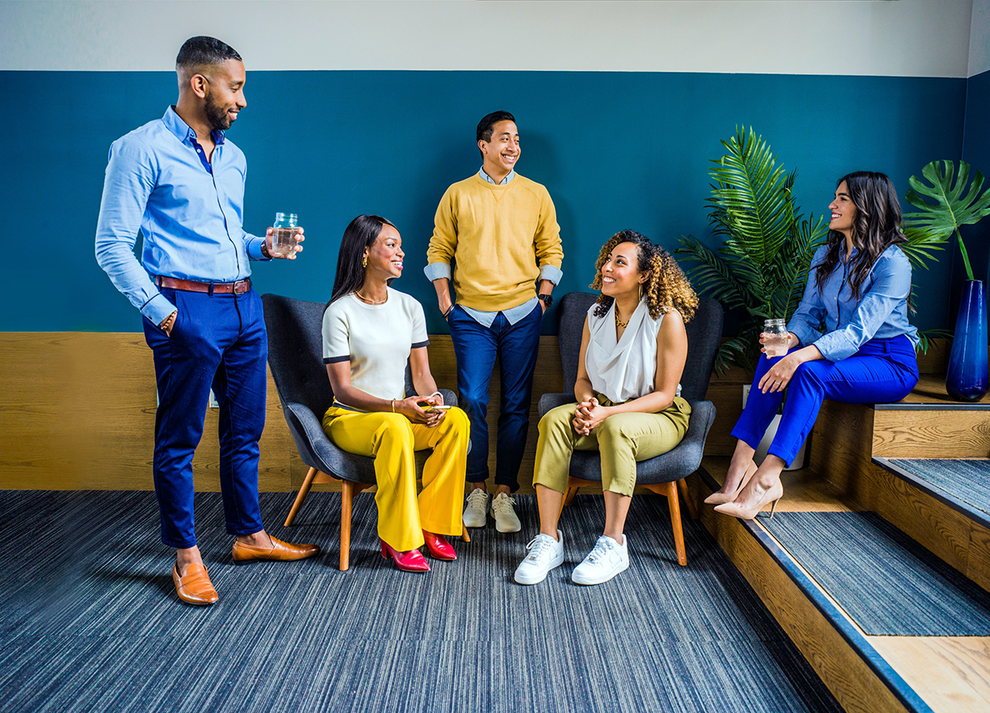
#> input picture group.png, 990 x 713 px, shrunk from 1188 x 855 before the run
$ jupyter execute 'inpainting_basic 2.ipynb'   (shell and % lines are left out)
#> lines starting #> are read from the running program, lines starting #| are printed output that depends on the picture
[cell 1]
import numpy as np
import cv2 as cv
from matplotlib import pyplot as plt

[cell 2]
img = cv.imread('group.png')
#> img is the input picture: shape (713, 990, 3); mean B, G, R 113.5, 105.8, 85
mask = cv.imread('s4.jpeg',0)
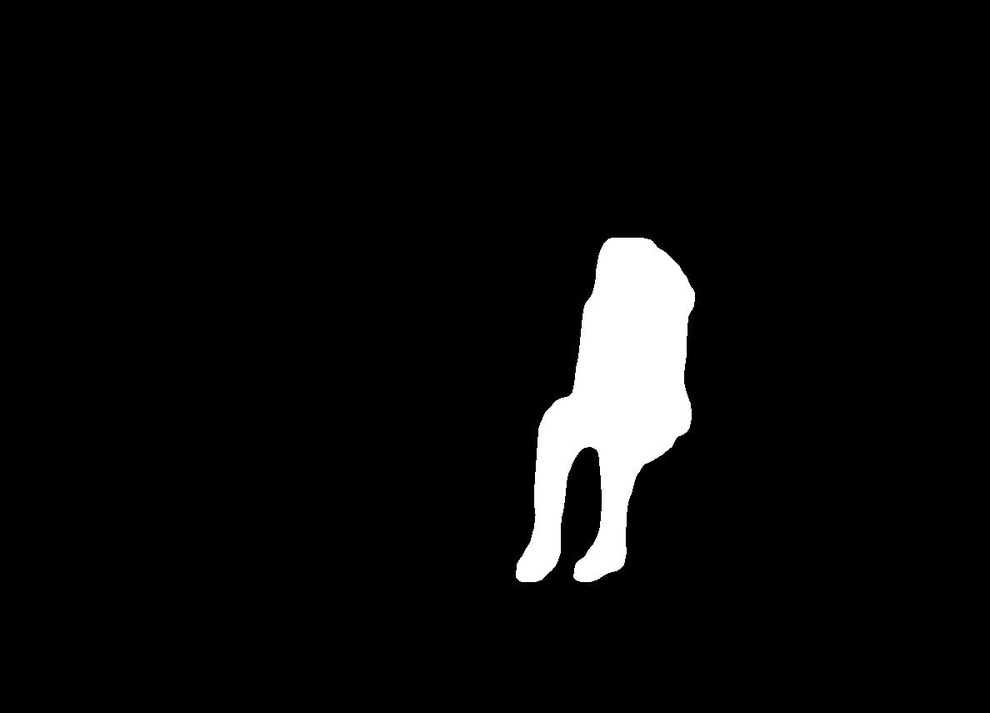
#> input picture s4.jpeg, 990 x 713 px, shrunk from 1188 x 855 before the run
#> mask is the input picture: shape (713, 990); min 0, max 255, mean 11.6
dst = cv.inpaint(img,mask,3,cv.INPAINT_NS)
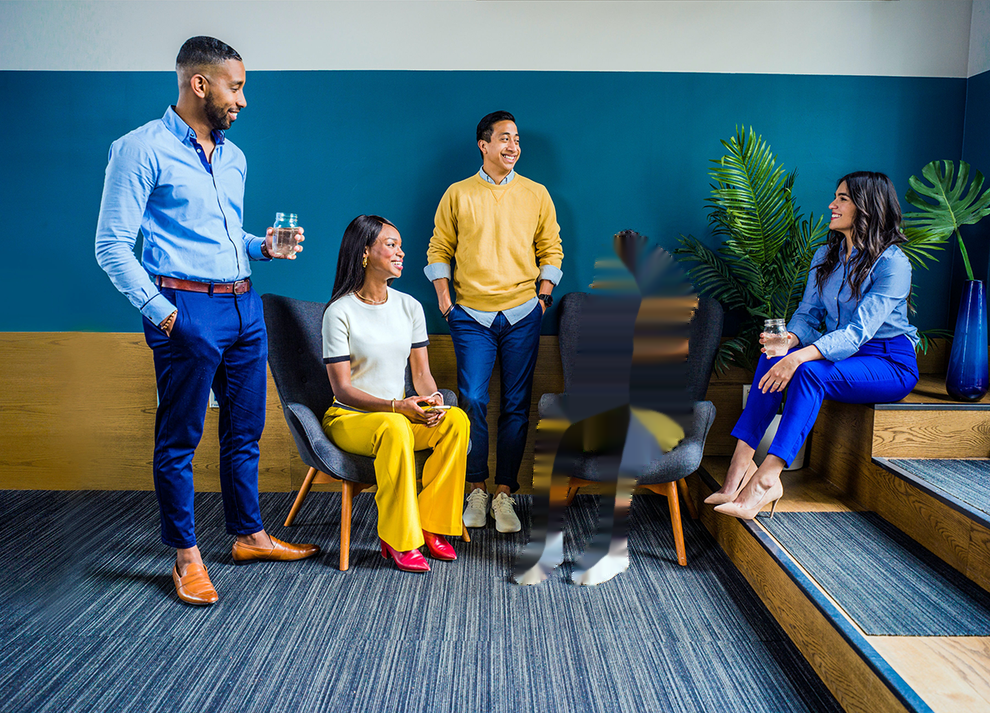
#> dst: shape (713, 990, 3); mean B, G, R 110.7, 101.7, 79.8
